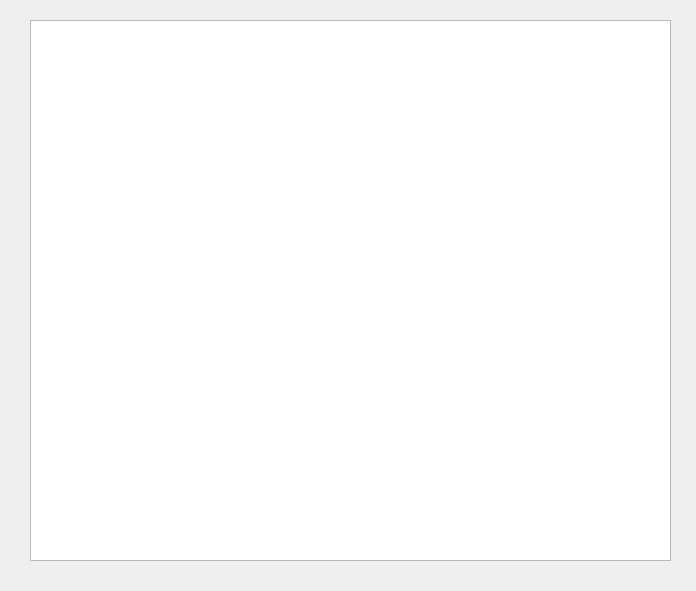
<?xml version="1.0" encoding="UTF-8"?>
<ui version="4.0">
 <class>HistoryMessage</class>
 <widget class="QWidget" name="HistoryMessage">
  <property name="geometry">
   <rect>
    <x>0</x>
    <y>0</y>
    <width>696</width>
    <height>591</height>
   </rect>
  </property>
  <property name="windowTitle">
   <string>Form</string>
  </property>
  <widget class="QTextBrowser" name="historytextBrowser">
   <property name="geometry">
    <rect>
     <x>30</x>
     <y>20</y>
     <width>641</width>
     <height>541</height>
    </rect>
   </property>
  </widget>
 </widget>
 <resources/>
 <connections/>
</ui>
